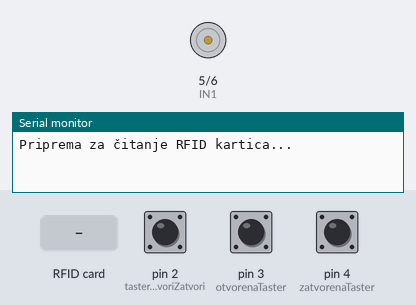
Bench run of a sketch on a simulated Arduino Uno, built with avr-gcc and run on an emulated ATmega328P. On the bench: motor-driver pin pairs drawn as motors (green arrow = first pin HIGH = forward, orange = second pin HIGH = backward, longer = more drive), the last lines printed to the serial monitor. Inputs (shaded band) come from the test bench; at power-on: pin 2 (tasterOtvoriZatvori) HIGH, pin 3 (otvorenaTaster) HIGH, pin 4 (zatvorenaTaster) HIGH.

Above: at 1.2 s.
1.3 s: pin 2 (tasterOtvoriZatvori) pulled LOW for 0.15 s
At 2.5 s:
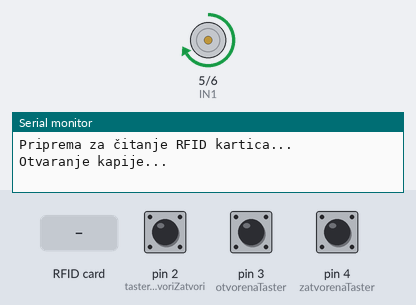
2.9 s: pin 3 (otvorenaTaster) pulled LOW for 0.15 s
At 4.1 s:
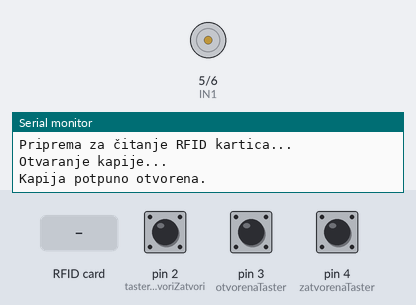
4.5 s: RFID card E3 2B EF 99 held to the reader
At 5.3 s:
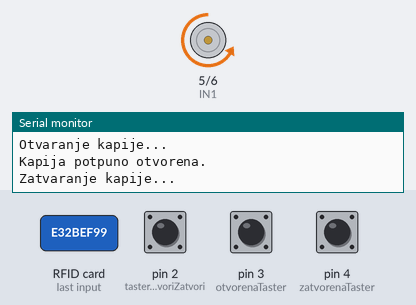
6.0 s: pin 4 (zatvorenaTaster) pulled LOW for 0.15 s
At 6.5 s:
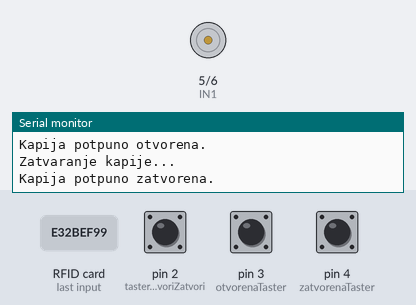
7.6 s: pin 2 (tasterOtvoriZatvori) pulled LOW for 1 s
At 8.7 s:
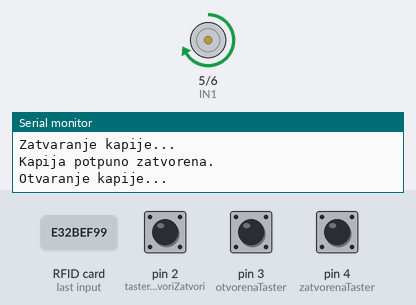
10.1 s: pin 3 (otvorenaTaster) pulled LOW for 1 s
At 10.9 s:
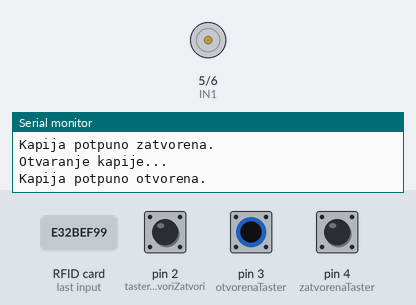
Timing chart, 0 to 13.1 s (numbered marks = the images above; inputs shaded):
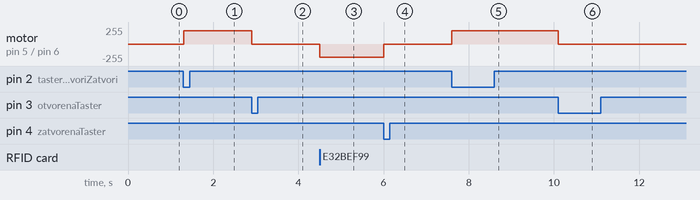

The sketch:

Kapija_Final1.ino
```cpp
#include <SPI.h>
#include <MFRC522.h>
// Definicija pinova
#define RST_PIN 9       // Pin za reset RFID modula
#define SS_PIN 10       // Pin za SDA (Slave Select)
#define IN1 5
#define IN2 6
#define otvorenaTaster 3
#define tasterOtvoriZatvori 2
#define zatvorenaTaster 4
#define ULTRAZVUCNI_TRIG 7
#define ULTRAZVUCNI_ECHO 8

// Vrijednosti udaljenosti
const int PREPREKA_UDALJENOST = 5;
bool stanje = false;
bool kartica = false;
MFRC522 rfid(SS_PIN, RST_PIN); // Kreiraj instancu RFID modula

// Očekivani UID kartice
byte expectedUID[] = {0xE3, 0x2B, 0xEF, 0x99};

void setup() {
  pinMode(IN1, OUTPUT);
  pinMode(IN2, OUTPUT);
  pinMode(otvorenaTaster, INPUT_PULLUP);
  pinMode(zatvorenaTaster, INPUT_PULLUP);
  pinMode(tasterOtvoriZatvori, INPUT_PULLUP);
  pinMode(ULTRAZVUCNI_TRIG, OUTPUT);
  pinMode(ULTRAZVUCNI_ECHO, INPUT);

  Serial.begin(9600);
  SPI.begin();           // Pokretanje SPI komunikacije
  rfid.PCD_Init();       // Inicijalizacija RFID čitača
  Serial.println("Priprema za čitanje RFID kartica...");
}

void loop() {
  if ((!rfid.PICC_IsNewCardPresent() || !rfid.PICC_ReadCardSerial()) && digitalRead(tasterOtvoriZatvori) != LOW) {
    return;
  }
  kartica = isUIDCorrect();
  if((kartica == true || digitalRead(tasterOtvoriZatvori) == LOW) && stanje == false) {
    otvoriKapiju();
    stanje = true;
    kartica = false;
  }
  if((kartica == true || digitalRead(tasterOtvoriZatvori) == LOW)  && stanje == true) {
    zatvoriKapiju();
    stanje = false;
    kartica = false;
  }
  // Stop rad s karticom
  rfid.PICC_HaltA();
}

void otvoriKapiju() {
  Serial.println("Otvaranje kapije...");
  digitalWrite(IN2, LOW);
  analogWrite(IN1, 200);

  // Čekaj dok taster za potpuno otvaranje ne bude aktiviran
  while (digitalRead(otvorenaTaster) == HIGH);

  zaustaviMotor();
  Serial.println("Kapija potpuno otvorena.");
}

void zatvoriKapiju() {
  Serial.println("Zatvaranje kapije...");
  digitalWrite(IN1, LOW);
  analogWrite(IN2, 200);

  // Čekaj dok taster za potpuno zatvaranje ne bude aktiviran
  while (digitalRead(zatvorenaTaster) == HIGH) ;
  /*{
    if (detekcijaPrepreke()) {
      otvoriPrisilno();
      return; }
  } */
  zaustaviMotor();
  Serial.println("Kapija potpuno zatvorena.");
}

void otvoriPrisilno() {
  Serial.println("Prisilno otvaranje kapije zbog prepreke...");
  digitalWrite(IN2, LOW);
  analogWrite(IN1, 100);

  // Čekaj dok taster za potpuno otvaranje ne bude aktiviran
  while (digitalRead(otvorenaTaster) == HIGH);

  zaustaviMotor();
  stanje = true;
  Serial.println("Kapija potpuno otvorena.");
}

bool detekcijaPrepreke() {
  digitalWrite(ULTRAZVUCNI_TRIG, LOW);
  delayMicroseconds(2);
  digitalWrite(ULTRAZVUCNI_TRIG, HIGH);
  delayMicroseconds(10);
  digitalWrite(ULTRAZVUCNI_TRIG, LOW);

  long trajanje = pulseIn(ULTRAZVUCNI_ECHO, HIGH);
  int udaljenost = trajanje * 0.034 / 2;

  if (udaljenost < PREPREKA_UDALJENOST) {
    Serial.println("Prepreka detektovana! ");
    Serial.println(udaljenost);
    return true;
  }
  return false;
}

void zaustaviMotor() {
  digitalWrite(IN1, LOW);
  digitalWrite(IN2, LOW);
}
bool isUIDCorrect() {
  if (rfid.uid.size != sizeof(expectedUID)) {
    return false;
  }

  for (byte i = 0; i < rfid.uid.size; i++) {
    if (rfid.uid.uidByte[i] != expectedUID[i]) {
      return false;
    }
  }
  return true;
}
```

Measured:
- after the input at 1.3 s, motor on pin 5 (IN1) / pin 6 (IN2): stopped → forward 200/255 at once
- after the input at 2.9 s, motor on pin 5 (IN1) / pin 6 (IN2): forward 200/255 → stopped at once
- after the input at 4.5 s, motor on pin 5 (IN1) / pin 6 (IN2): stopped → backward 200/255 at once
- after the input at 6.0 s, motor on pin 5 (IN1) / pin 6 (IN2): backward 200/255 → stopped at once
- after the input at 7.6 s, motor on pin 5 (IN1) / pin 6 (IN2): stopped → forward 200/255 at once
- after the input at 10.1 s, motor on pin 5 (IN1) / pin 6 (IN2): forward 200/255 → stopped at once
